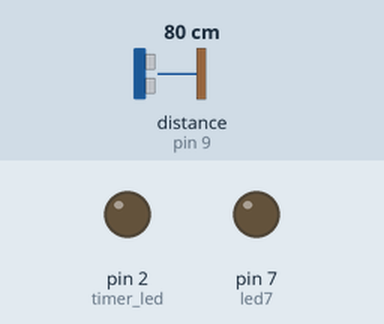
This sketch was run on a simulated Arduino Uno, built with avr-gcc and run on an emulated ATmega328P. Shown: output pins drawn as LEDs (lit = HIGH). Wiring (inferred from the names in the program): ultrasonic range finder: trigger pin 8; echo pin 9. Inputs (shaded band) come from the test bench; at power-on: distance to the obstacle (sensor on pin 9) 80 cm. The echo pulse lasts 58.3 µs per cm; pins used as bus, display or sensor lines are not drawn.

Above: at 1.2 s.
1.3 s: distance to the obstacle (sensor on pin 9) set to 17 cm
2.8 s: distance to the obstacle (sensor on pin 9) set to 14 cm
At 4.0 s:
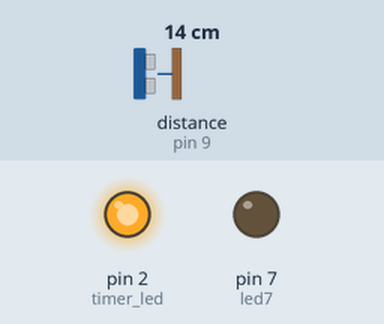
4.3 s: distance to the obstacle (sensor on pin 9) set to 18 cm
At 6.4 s:
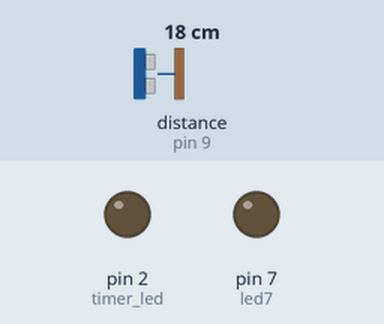
6.7 s: distance to the obstacle (sensor on pin 9) set to 2 cm
At 8.0 s:
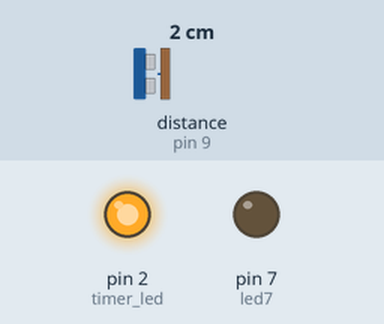
Timing chart, 0 to 9.3 s (numbered marks = the images above; inputs shaded):
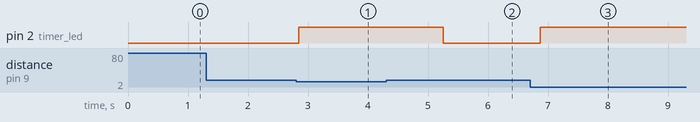

Measured:
- the behaviour switches between 16 and 15 cm on distance to the obstacle (sensor on pin 9) (found by bisection; images 0 and 1)
- after the input at 1.3 s, every drawn part: stays the same
- after the input at 2.8 s, pin 2 (timer_led): LOW → HIGH after 0.05 s
- after the input at 4.3 s, pin 2 (timer_led): HIGH → LOW after 0.96 s
- after the input at 6.7 s, pin 2 (timer_led): LOW → HIGH after 0.17 s

The sketch:

HCSR222.ino
```cpp
int TrigPin = 8;
int EchoPin = 9;
int led5 = 5;
int led6 = 6;
int led7 = 7;
int timer_led = 2;
int position = 0;

void setup()
{
pinMode(TrigPin,OUTPUT);
pinMode(EchoPin,INPUT);
pinMode(led7, OUTPUT);
pinMode(timer_led, OUTPUT);
}
void loop()
{
int distance,duration;
digitalWrite(TrigPin,HIGH);
delayMicroseconds(11);
digitalWrite(TrigPin,LOW);
duration = pulseIn(EchoPin, HIGH);
if (duration<900) // Если расстояние менее 9 сантиметров
{
digitalWrite(timer_led, HIGH); // Светодиод горит
}
else
{
digitalWrite(timer_led, LOW); // иначе не горит
}
delay(100); //защита от дребезга
if (duration<900) position = position + 1;
if(position > 0 && (digitalRead(timer_led) == LOW && (digitalRead(led7) == LOW )))
digitalWrite(led7, HIGH),(position = 0);
delay(100);
if (position > 6 )digitalWrite(led7, LOW),(position =0),delay(1000);
}
```
